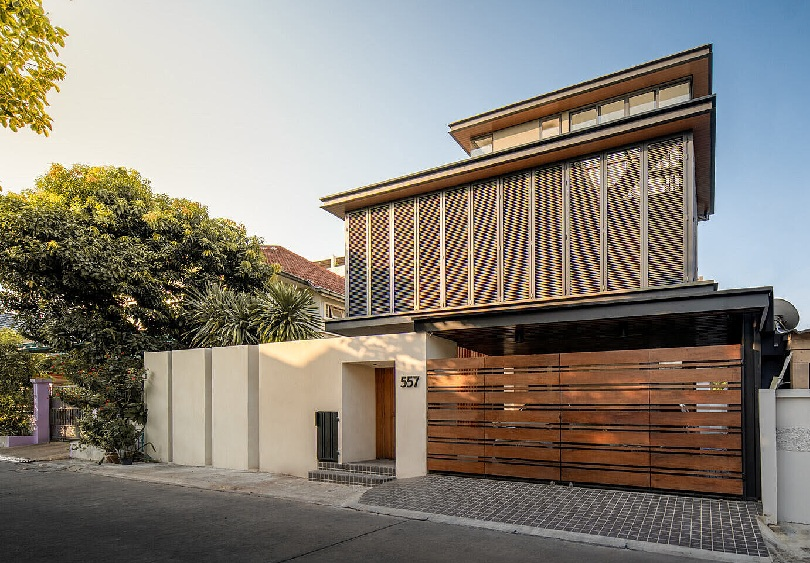
#> input picture OpenCV/4 Feature Detection and Description/4 - Introduction to SIFT (Scale-Invariant Feature Transform)/hm2.jpg, 810 x 563 px
$ python sift.py
#> lines starting #> are read from the running program, lines starting #| are printed output that depends on the picture
import numpy as np
import cv2 as cv
from matplotlib import pyplot as plt

img = cv.imread('hm2.jpg')
#> img is the input picture: shape (563, 810, 3); mean B, G, R 118.1, 127.7, 133.8
gray = cv.cvtColor(img, cv.COLOR_BGR2GRAY)
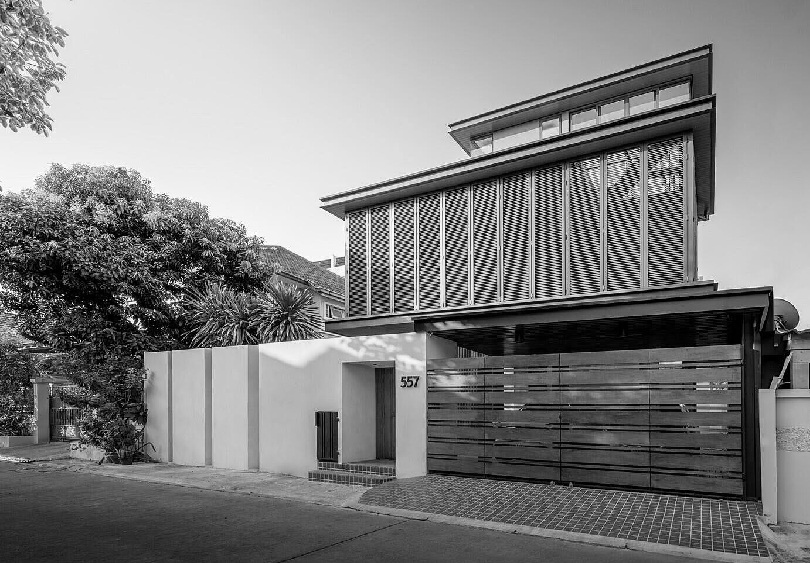
#> gray: shape (563, 810); min 0, max 255, mean 128.4

sift = cv.SIFT_create()
kp = sift.detect(gray,None)
#> kp = 3006 keypoints; strongest (x, y, size): (439, 269, 1.9), (354, 250, 1.8), (139, 320, 2), (132, 321, 2.8)

#img=cv.drawKeypoints(gray,kp,img)

#more detailed keypoints
img=cv.drawKeypoints(gray,kp,img,flags=cv.DRAW_MATCHES_FLAGS_DRAW_RICH_KEYPOINTS)
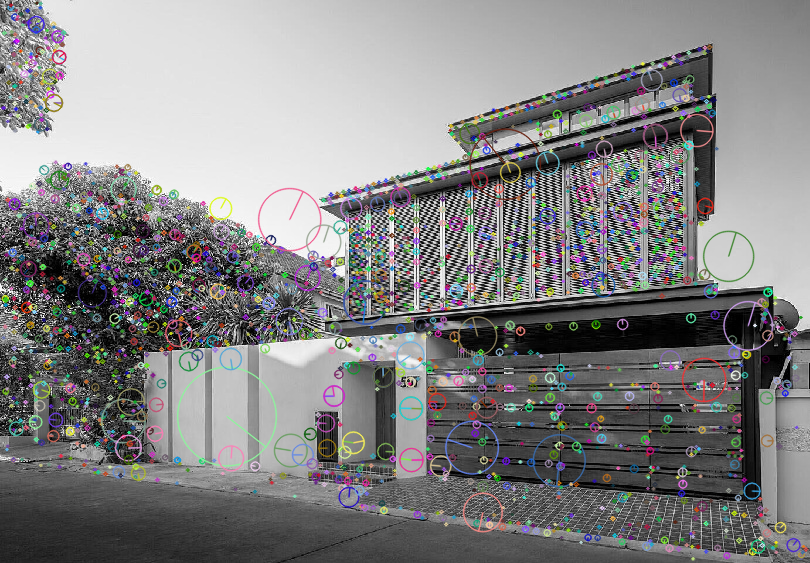
#> img: shape (563, 810, 3); mean B, G, R 131.1, 130.7, 131

cv.imshow('rslt',img)
k = cv.waitKey(0)
#> (key Esc is pressed here)
